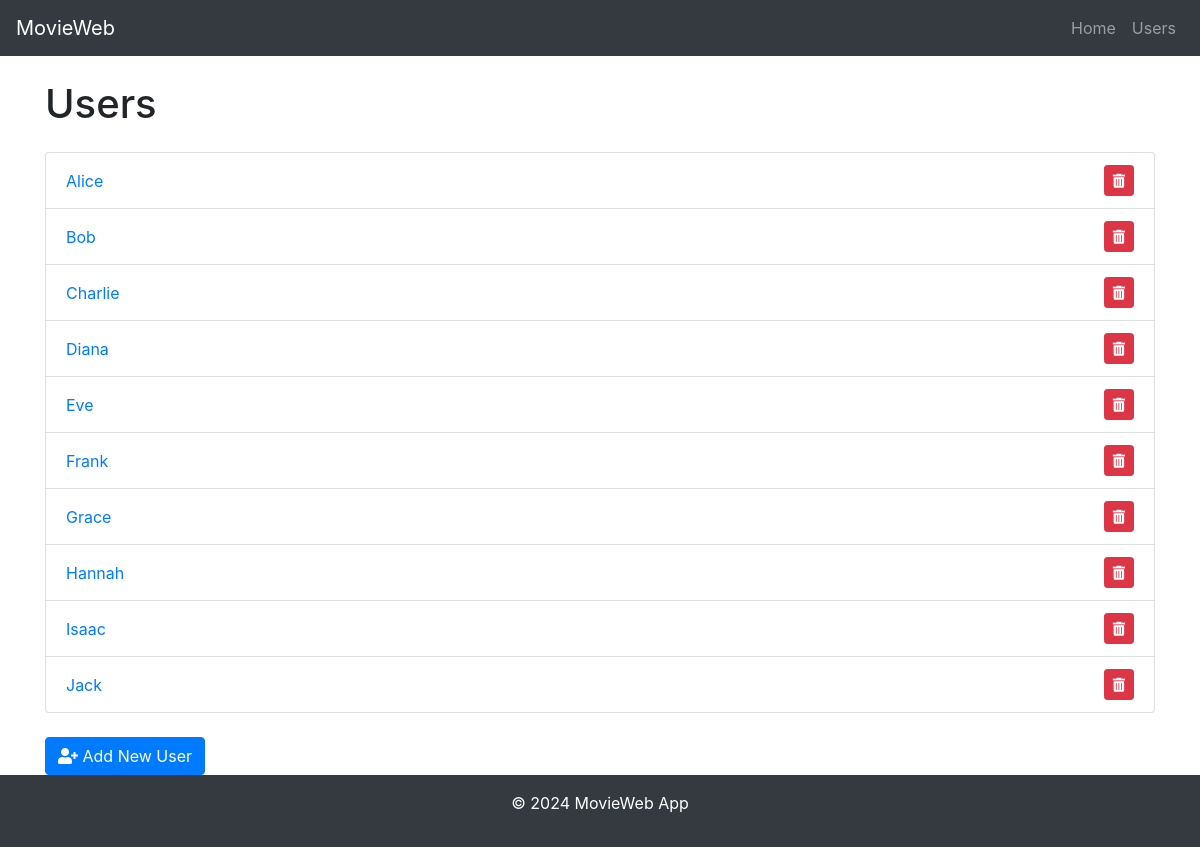
/users, run on an earlier commit of the app's database.
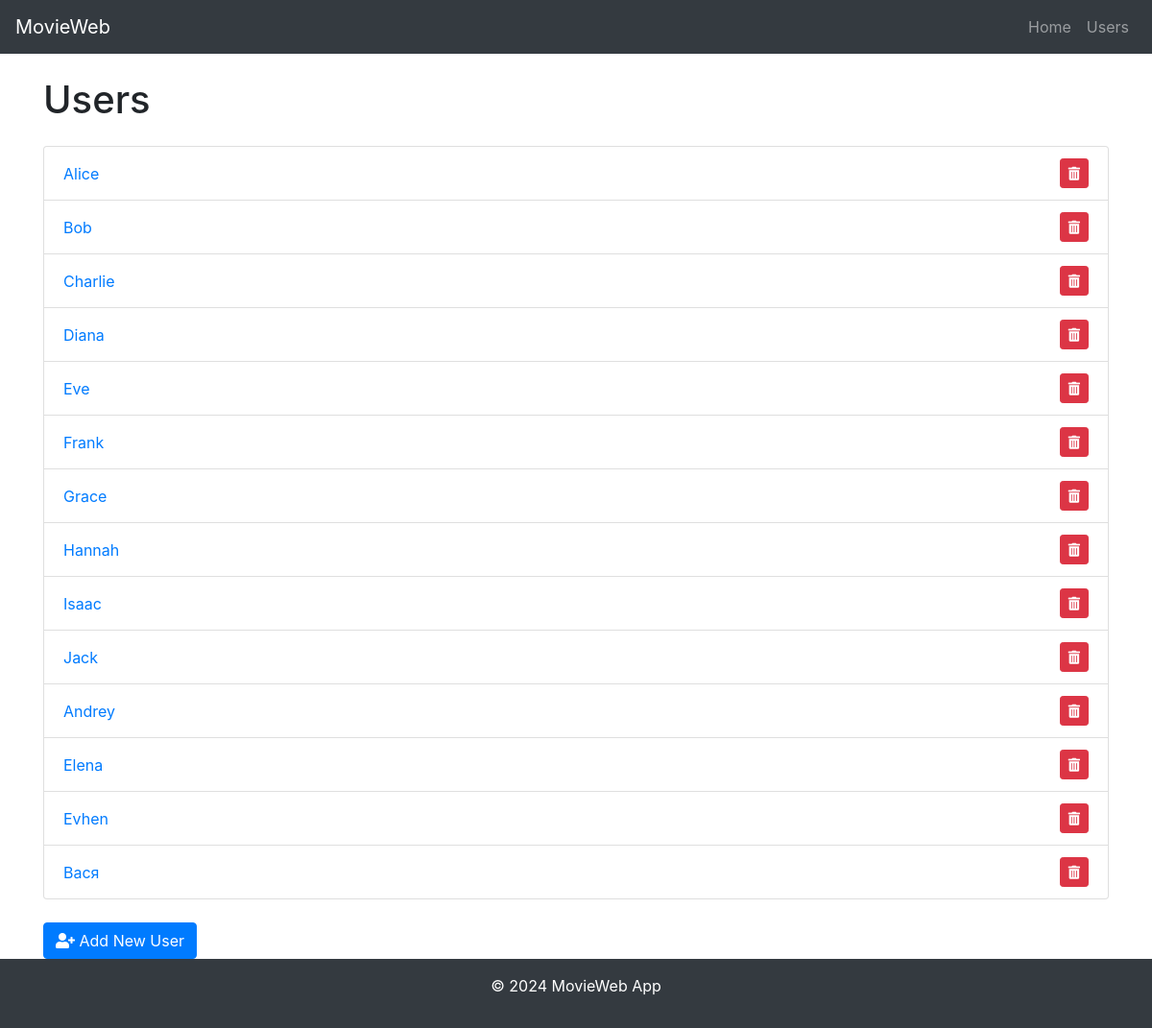
And on a later commit of the database.
### datamanager/models.py (models this page shows)
class User(db.Model):
    __tablename__ = 'users'
    id = db.Column(db.Integer, primary_key=True, autoincrement=True)
    name = db.Column(db.String(100), nullable=False, unique=True)

### app.py (the view)
@app.route('/users')
def list_users():
    try:
        users = data_manager.get_all_users()
        return render_template('users.html', users=users)
    except Exception as e:
        app.logger.error(f"Error in list_users route: {e}")
        return render_error_page(500, "Failed to load users.")

### datamanager/sqlite_data_manager.py (called while the page is built)
    def get_all_users(self):
        return User.query.all()

### templates/users.html (shortened to what this page needs)
{% extends "base.html" %}
{% block content %}
<div class="mt-4">
    <h1 class="mb-4">Users</h1>
    <ul class="list-group">
        {% for user in users %}
            <li class="list-group-item d-flex justify-content-between align-items-center">
                <a href="{{ url_for('user_movies', user_id=user.id) }}" class="text-primary">
                    {{ user.name }}
                </a>
                <div>
                    <form action="{{ url_for('delete_user', user_id=user.id) }}" method="POST" style="display:inline;">
                        <button type="submit" class="btn btn-danger btn-sm" onclick="return confirm('Are you sure you want to delete this user?')">
                            <i class="fas fa-trash-alt"></i>
                        </button>
                    </form>
                </div>
            </li>
        {% endfor %}
    </ul>
    <div class="mt-4">
        <a href="{{ url_for('add_user') }}" class="btn btn-primary">
            <i class="fas fa-user-plus"></i> Add New User
        </a>
    </div>
</div>
{% endblock %}

### templates/base.html (shortened to what this page needs)
<!DOCTYPE html>
<html lang="en">
<head>
    <link href="https://stackpath.bootstrapcdn.com/bootstrap/4.5.2/css/bootstrap.min.css" rel="stylesheet">
    <link href="https://cdnjs.cloudflare.com/ajax/libs/font-awesome/5.15.4/css/all.min.css" rel="stylesheet">
    <link rel="stylesheet" href="{{ url_for('static', filename='style.css') }}">
</head>
<body>
    <nav class="navbar navbar-expand-lg navbar-dark bg-dark">
        <a class="navbar-brand" href="{{ url_for('home') }}">MovieWeb</a>
        <div class="collapse navbar-collapse" id="navbarNav">
            <ul class="navbar-nav ml-auto">
                <li class="nav-item">
                    <a class="nav-link" href="{{ url_for('home') }}">Home</a>
                </li>
                <li class="nav-item">
                    <a class="nav-link" href="{{ url_for('list_users') }}">Users</a>
                </li>
            </ul>
        </div>
    </nav>
    <main class="container mt-4">
        {% block content %}
        {% endblock %}
    </main>
    <footer class="bg-dark text-white text-center py-3">
        <p>&copy; 2024 MovieWeb App</p>
    </footer>
</body>
</html>

What changed in the data, as far as the page shows it:
added User: name "Andrey"
added User: name "Elena"
added User: name "Evhen"
added User: name "Вася"
